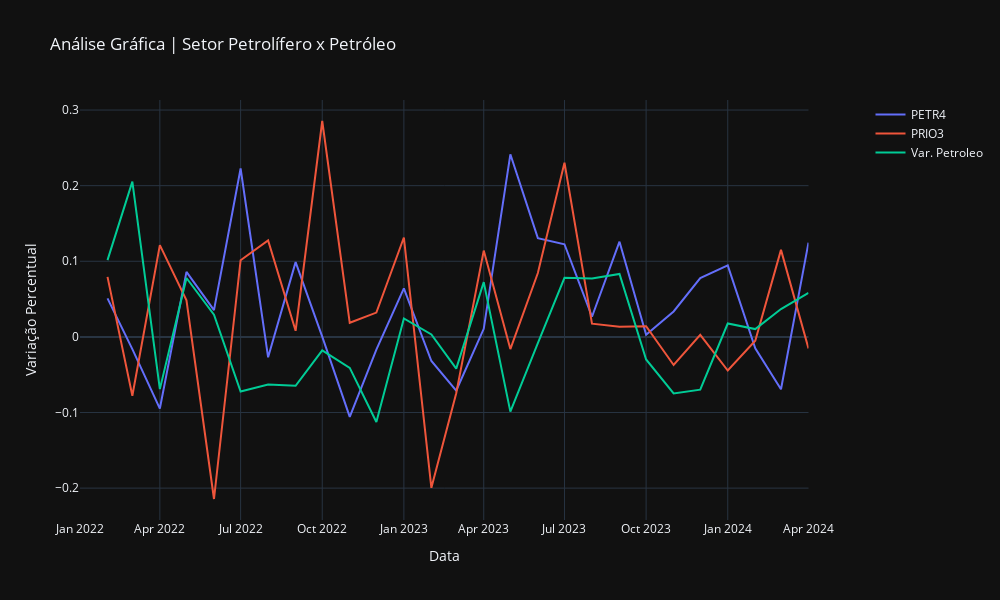

Source (notebook cell):
### Code cell
# Preços de Petrobras e PetroRio e petróleo em variação percentual

fig = make_subplots(specs=[[{'secondary_y': True}]])

fig.add_trace(go.Scatter(x=df_petrolifero_petroleo.index, y=df_petrolifero_petroleo['Retorno PETR4.SA'], name='PETR4'))
fig.add_trace(go.Scatter(x=df_petrolifero_petroleo.index, y=df_petrolifero_petroleo['Retorno PRIO3.SA'], name='PRIO3'))

fig.add_trace(go.Scatter(x=df_petrolifero_petroleo.index, y=df_petrolifero_petroleo['Var. Petroleo'], name='Var. Petroleo'))

fig.update_layout(xaxis_title="Data", yaxis_title="Variação Percentual", yaxis2_title="Variação do Preço do Barril de Petróleo (%)", template='plotly_dark', title="Análise Gráfica | Setor Petrolífero x Petróleo", width=1000, height=600)

fig.show()
